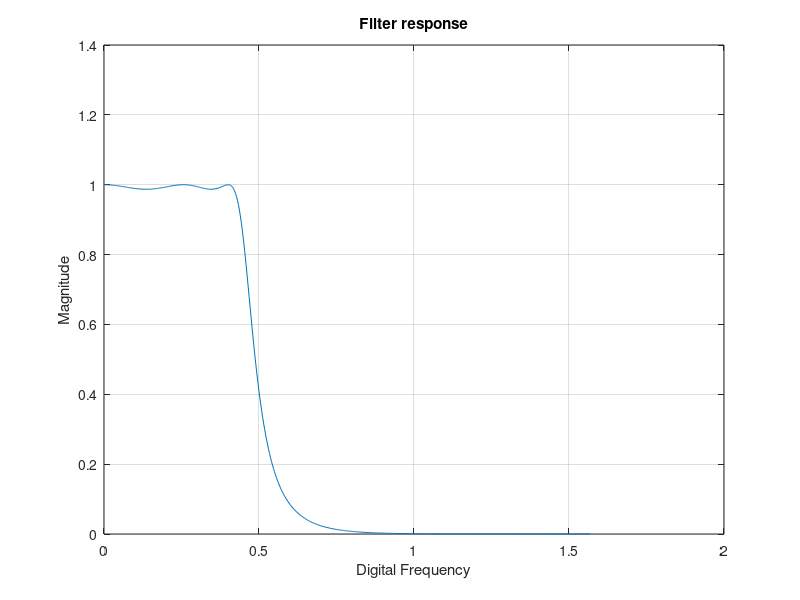
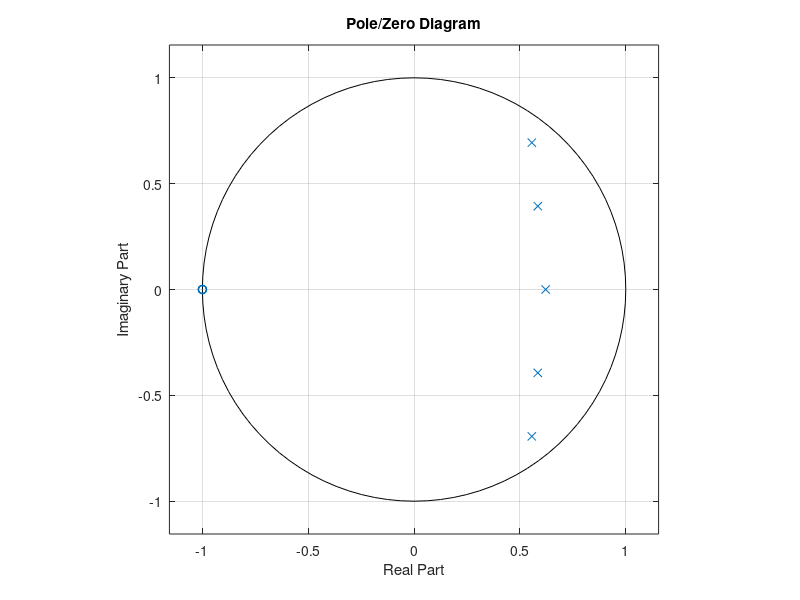

MATLAB code to generate these figures, in order:
function digital_iir_filter_chebyshev1

  load('filter_specifications.mat');

  [N,Wp] = cheb1ord(Wp,Ws,-20*log10(1-delta),-20*log10(delta));
  [Bk,Ak] = cheby1(N,-20*log10(1-delta),Wp);
  [H,W] = freqz(Bk, Ak, Num_Points);

  figure(1)
  plot(W/2,abs(H));
  xlabel('Digital Frequency');
  ylabel('Magnitude');
  title('Filter response');
  disp('Chebyshev I Filter Design');
  disp('Bk:'); disp(Bk);
  disp('Ak:'); disp(Ak);
  disp('Filter length: ');disp(N);
  grid on;

  figure(2)
  zplane(Bk,Ak);
  xlabel('Real Part');
  ylabel('Imaginary Part');
  title('Pole/Zero Diagram');
  grid on;
